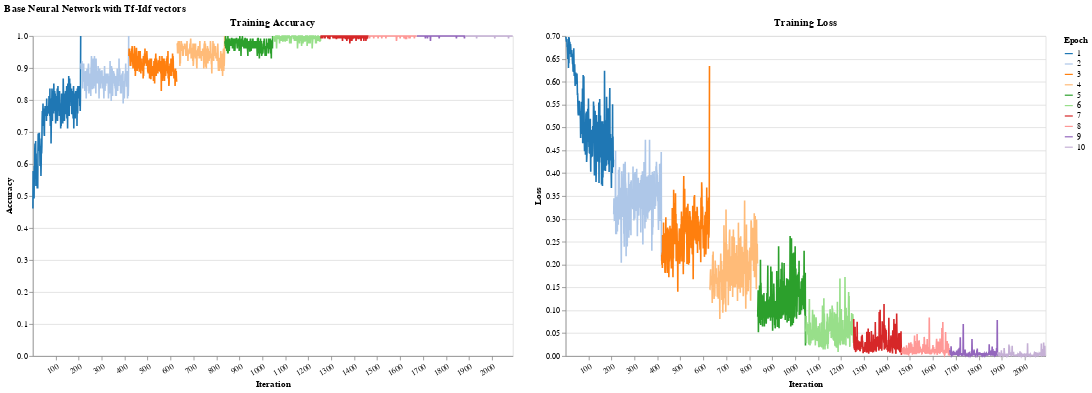

Here is the notebook cell this chart was saved with:
### Markdown cell above
### Char features

### Code cell
print("Prepare data...")
test_nn_chars = encode_data(test_raw, chars_encoder)

print("Train model")

if not models_dir.exists():
    models_dir.mkdir(parents=True, exist_ok=True)

train_config = TrainConfig(
    num_epochs      = 10,
    early_stop      = False,
    violation_limit = 5,
    
)



USE_CACHE = True

model_nn_chars = NeuralNetwork(
    input_size=len(chars_encoder.vocabulary_),
    hidden_size=128,
    device='cuda'
)

if (models_dir / 'model_nn_chars.pt').exists() and USE_CACHE:
    model_nn_chars = load_model(model_nn_chars, models_dir, 'model_nn_chars')
else:
    train_nn_chars = encode_data(train_raw, chars_encoder)
    dataloader = DataLoader(train_nn_chars, batch_size=128, shuffle=True)

    model_nn_chars.fit(dataloader, train_config, disable_progress_bar=False)
    save_model(model_nn_chars, models_dir, "model_nn_chars")


with torch.no_grad():
    X_test = torch.stack([test[0] for test in test_nn_chars]).to(model_nn_chars.device)
    y_test = torch.stack([test[1] for test in test_nn_chars]).to(model_nn_chars.device)
    y_pred = model_nn_chars.predict(X_test)
    logits = model_nn_chars.forward(X_test)

result_nn_chars = evaluate(y_test.cpu(), y_pred.cpu(), logits.cpu())

# Plot training accuracy and loss side-by-side
plot_results(model_nn_chars, train_config, dataloader)

### Figure 1 — Vega-Lite specification as saved in the notebook (floating-point values rounded to 4 significant figures; data arrays with more than 128 entries replaced by an {"elided": "..."} marker saying what was removed)
{"config": {"view": {"continuousWidth": 300, "continuousHeight": 300}}, "hconcat": [{"mark": {"type": "line"}, "encoding": {"color": {"field": "epoch", "scale": {"scheme": "category20"}, "title": "Epoch", "type": "nominal"}, "x": {"axis": {"labelAngle": -30, "title": "Iteration", "values": [0, 100, 200, 300, 400, 500, 600, 700, 800, 900, 1000, 1100, 1200, 1300, 1400, 1500, 1600, 1700, 1800, 1900, 2000]}, "field": "iteration", "type": "nominal"}, "y": {"axis": {"title": "Accuracy"}, "field": "training_acc", "type": "quantitative"}}, "height": 400, "title": "Training Accuracy", "width": 600}, {"mark": {"type": "line"}, "encoding": {"color": {"field": "epoch", "scale": {"scheme": "category20"}, "title": "Epoch", "type": "nominal"}, "x": {"axis": {"labelAngle": -30, "title": "Iteration", "values": [0, 100, 200, 300, 400, 500, 600, 700, 800, 900, 1000, 1100, 1200, 1300, 1400, 1500, 1600, 1700, 1800, 1900, 2000]}, "field": "iteration", "type": "nominal"}, "y": {"axis": {"title": "Loss"}, "field": "training_loss", "type": "quantitative"}}, "height": 400, "title": "Training Loss", "width": 600}], "data": {"name": "data-9b834dae7e21590029b0324ecaf27b7a"}, "title": "Base Neural Network with Tf-Idf vectors", "$schema": "https://vega.github.io/schema/vega-lite/v5.17.0.json", "datasets": {"data-9b834dae7e21590029b0324ecaf27b7a": {"elided": "2090 records"}}}
